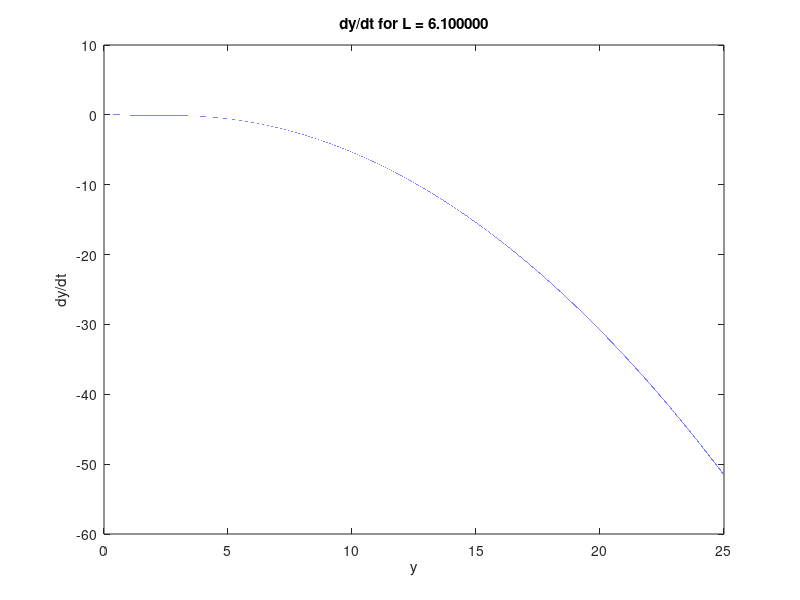
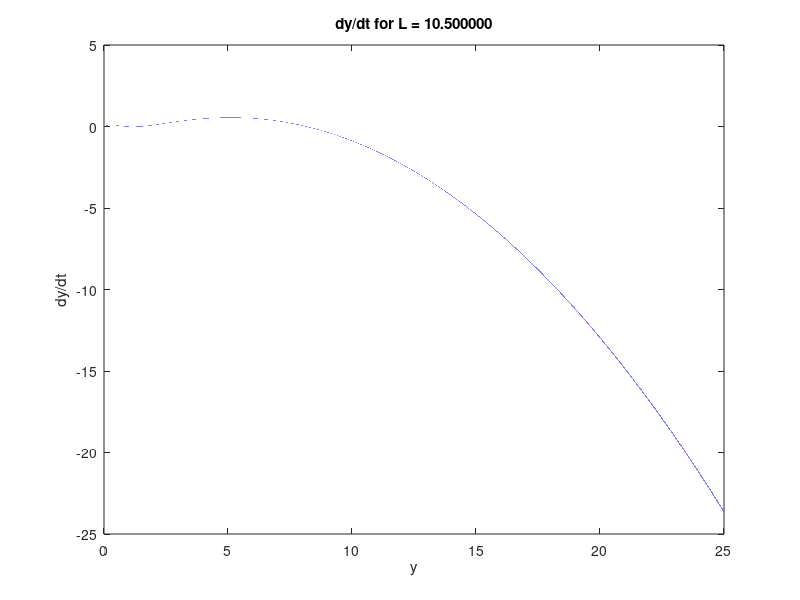
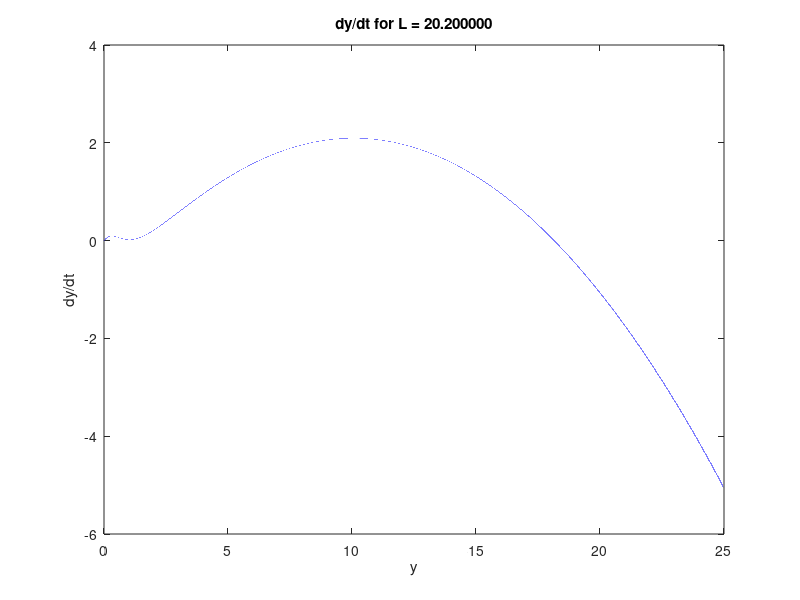

Write MATLAB code to recreate these figures, in order. (Note: this script raises an error after producing the figures.)
%%%%%%%%%%%%%%%%%%%%%%%%%%%%%%%%%%%%%%%%%%%%%%%%%%%%%%%%%%%%%%%%%%%%%%%%%%%
% Fishing stuff
% Author: Alec Viets
% Created: 2/3/2016
% Last edited: 2/3/2016
%
% Purpose: Create a theoretical model for the amount of fishing allowed in
%          a given season by using growth rates, carrying capacities, and
%          harvest rates.
%
% Algorithm:
% Let p = 1.2 and q = 1
% Let the growth rate, r = 0.65
% Let the carrying capacity for rainbow trout, LRT = 6.1
% Let the carrying capacity for brown trout, LBT = 10.5
% Let the carrying capacity for bass, LB = 20.2
% Define the logistic growth equation
% Plot dy/dt as a function of y
% Use the plot to define equilibrium solutions (dy/dt = 0)
% Find the approximate values of L where the number of equilibria changes
% For the last step, there are 2 bifurcation values
% Use dirfield.m to plot the vector fields for L = 6.1, 10.5, 20.2
% Adjust time interval to view long term behavior

close all;
clc;

p = 1.2;
q = 1;
r = 0.65;

LRT = 6.1;
LBT = 10.5;
LB = 20.2;

y = 0:.0001:25;
ind = 0;
for L = [LRT LBT LB]
    
    dydt = r.*(1-y./L).*y-(p*y.^2)./(q+y.^2);
    
    ind = ind + 1;
    figure(ind)
    plot(y,dydt)
    title(sprintf('dy/dt for L = %f',L));
    xlabel('y')
    ylabel('dy/dt')
end

figure()
fun1 = @(t,x) .65.*(1-x./6.1).*x-(1.2*x.^2)./(1+x.^2);
dirfield(fun1, 0:.5:20,0:.5:20,sprintf('t vs. y for L = %f',LRT));

figure()
fun2 = @(t,x) .65.*(1-x./10.5).*x-(1.2*x.^2)./(1+x.^2);
dirfield(fun2, 0:.5:20,0:.5:20,sprintf('t vs. y for L = %f',LBT));

figure()
fun3 = @(t,x) .65.*(1-x./20.2).*x-(1.2*x.^2)./(1+x.^2);
dirfield(fun3, 0:.5:30,0:.5:20,sprintf('t vs. y for L = %f',LB));

bifurcation = [];
numEQ = 0;
check = 1;

for L = 6.1:.1:20.2
    
    dydt = r.*(1-y./L).*y-(p*y.^2)./(q+y.^2);
    cross = find((abs(diff(sign(dydt)))== 2) | (abs(diff(sign(dydt)))== 1)); 
    
     if length(cross) ~= numEQ
         bifurcation = [bifurcation ; L];
     end
    numEQ = length(cross);
    
    if check
       figure()
    end 
    
    plot(y,dydt)
    title('dy/dt for various L');
    xlabel('y')
    ylabel('dy/dt')
    hold on
    
    check = 0;
end

figure()
h = (p*y.^2)./(q+y.^2);
plot(y,h)
title('Harvest Function Analysis');
xlabel('y')
ylabel('h(y)')